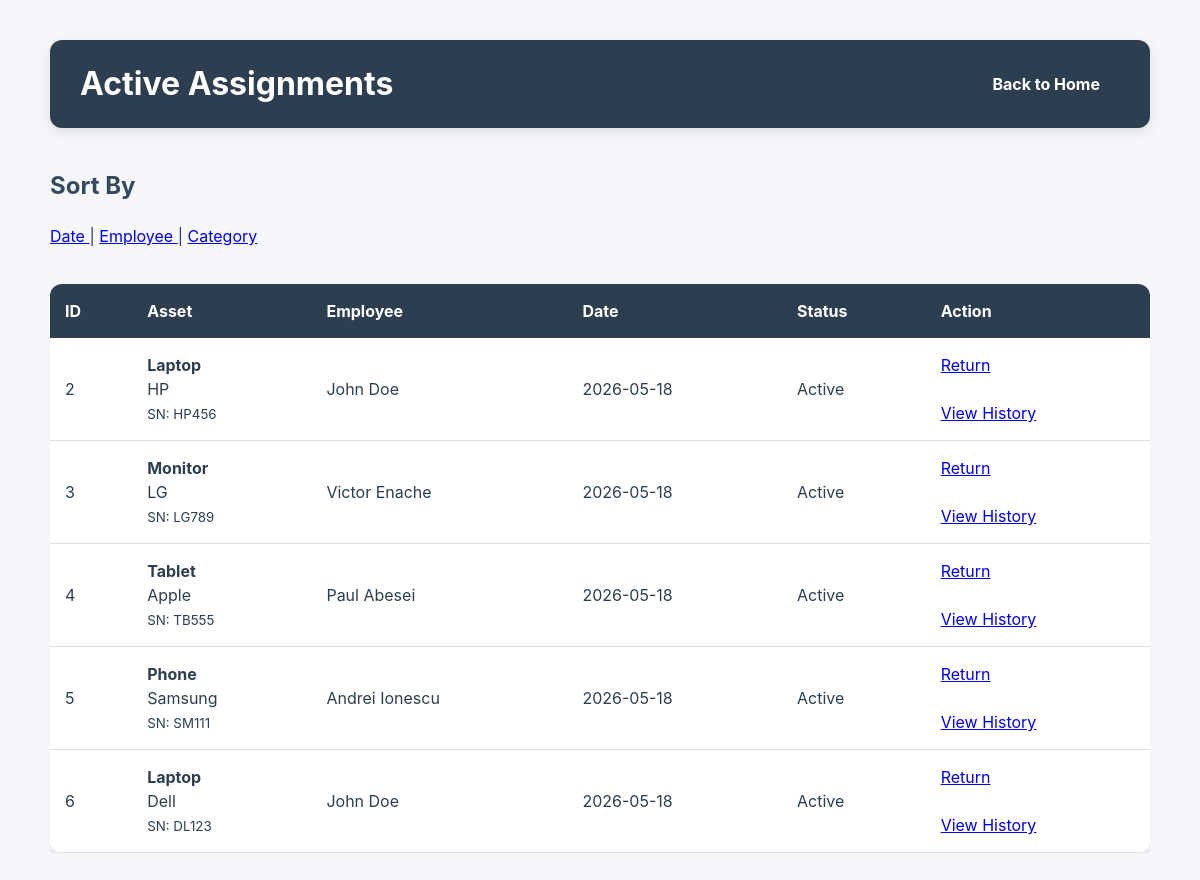
/assignments, run on an earlier commit of the app's database.
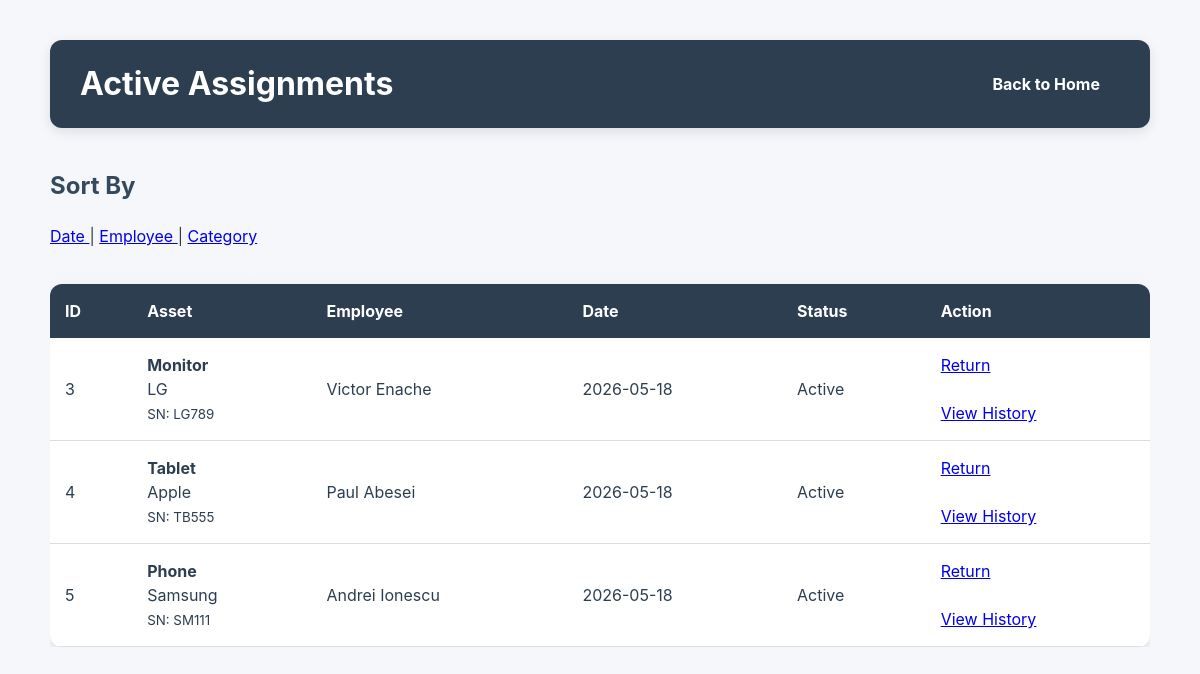
And on a later commit of the database.
### tables this page shows
CREATE TABLE assignments (
                id INTEGER PRIMARY KEY AUTOINCREMENT,
                asset_id INTEGER NOT NULL,
                employee_id INTEGER NOT NULL,
                assigned_date TEXT NOT NULL,
                returned_date TEXT,
                status TEXT NOT NULL DEFAULT 'Active',

                FOREIGN KEY (asset_id)
                    REFERENCES assets(id),

                FOREIGN KEY (employee_id)
                    REFERENCES employees(id)
            );

CREATE TABLE assets (
                id INTEGER PRIMARY KEY AUTOINCREMENT,
                category TEXT NOT NULL,
                brand TEXT NOT NULL,
                serial_number TEXT UNIQUE NOT NULL,
                status TEXT NOT NULL DEFAULT 'Available',
                purchase_date TEXT
            );

CREATE TABLE employees (
                id INTEGER PRIMARY KEY AUTOINCREMENT,
                first_name TEXT NOT NULL,
                last_name TEXT NOT NULL,
                department TEXT
            );

### routes/assignments.py (the view)
    @app.route("/assignments")
    def list_assignments() -> str:
        sort_by = request.args.get("sort", "date")
        data = get_active_assignments(sort_by)
        return render_template(
            "assignments/list.html",
            assignments=data
        )

### templates/assignments/list.html (shortened to what this page needs)
<!DOCTYPE html>
<html lang="en">
<head>
    <link rel="stylesheet"
          href="{{ url_for('static', filename='style.css') }}">
</head>
<body>
<div class="container">
    <div class="page-header">
        <h1>Active Assignments</h1>
        <a href="{{ url_for('home') }}"
           class="btn">
            Back to Home
        </a>
    </div>
    <h2>Sort By</h2>
    <p>
        <a href="{{ url_for('list_assignments', sort='date') }}">
            Date
        </a>
        |
        <a href="{{ url_for('list_assignments', sort='name') }}">
            Employee
        </a>
        |
        <a href="{{ url_for('list_assignments', sort='category') }}">
            Category
        </a>
    </p>
    {% if assignments %}
        <div class="table-wrapper">
            <table>
                <thead>
                    <tr>
                        <th>ID</th>
                        <th>Asset</th>
                        <th>Employee</th>
                        <th>Date</th>
                        <th>Status</th>
                        <th>Action</th>
                    </tr>
                </thead>
                <tbody>
                    {% for row in assignments %}
                    <tr>
                        <td>
                            {{ row["assignment_id"] }}
                        </td>
                        <td>
                            <strong>
                                {{ row["category"] }}
                            </strong>
                            <br>
                            {{ row["brand"] }}
                            <br>
                            <small>
                                SN:
                                {{ row["serial_number"] }}
                            </small>
                        </td>
                        <td>
                            {{ row["first_name"] }}
                            {{ row["last_name"] }}
                        </td>
                        <td>
                            {{ row["assigned_date"] }}
                        </td>
                        <td>
                            {{ row["status"] }}
                        </td>
                        <td>
                            <div class="action-links">
                                <a href="{{ url_for('return_asset_route', assignment_id=row['assignment_id']) }}"
                                   onclick="return confirm('Return this asset?')">
                                    Return
                                </a>
                                <br><br>
                                <a href="{{ url_for('asset_history', asset_id=row['asset_id']) }}">
                                    View History
                                </a>
                            </div>
                        </td>
                    </tr>
                    {% endfor %}
                </tbody>
            </table>
        </div>
    {% else %}
        <p>
            No active assignments found.
        </p>
    {% endif %}
</div>
</body>
</html>

### design/style.css (style rules this page uses)
:root { --color-primary: #2c3e50; --color-primary-light: #34495e; --color-background: #f4f6f9; --color-surface: #ffffff; --color-border: #dcdfe3; --color-success-bg: #d4edda; --color-success-text: #155724; --color-error-bg: #f8d7da; --color-error-text: #721c24; --color-warning-bg: #fff3cd; --color-warning-text: #856404; --shadow-sm: 0 2px 8px rgba(0, 0, 0, 0.08); --shadow-md: 0 4px 12px rgba(0, 0, 0, 0.10); --radius-sm: 8px; --radius-md: 12px; --transition-fast: 0.2s ease; }
* { box-sizing: border-box; }
body { font-family: Inter, -apple-system, BlinkMacSystemFont, "Segoe UI", sans-serif; line-height: 1.5; background-image: linear-gradient( rgba(244, 246, 249, 0.92), rgba(244, 246, 249, 0.92) ), url("https://images.unsplash.com/photo-1497366754035-f200968a6e72?q=80&w=1600&auto=format&fit=crop"); background-size: cover; background-position: center; background-attachment: fixed; margin: 0; padding: 40px; color: var(--color-primary); }
.container { max-width: 1100px; margin: auto; }
h1 { color: var(--color-primary); margin-bottom: 10px; }
h2 { color: var(--color-primary-light); margin-top: 40px; }
.btn, button { display: inline-block; background-color: var(--color-primary); color: white; padding: 12px 20px; border: none; border-radius: var(--radius-sm); text-decoration: none; font-weight: bold; cursor: pointer; transition: background-color var(--transition-fast), transform var(--transition-fast), box-shadow var(--transition-fast); }
.table-wrapper { overflow-x: auto; }
table { width: 100%; border-collapse: collapse; background: var(--color-surface); border-radius: var(--radius-md); overflow: hidden; box-shadow: var(--shadow-md); margin-top: 20px; }
table th { background-color: var(--color-primary); color: white; padding: 15px; text-align: left; }
table td { padding: 15px; border-bottom: 1px solid #ddd; }
.page-header { display: flex; justify-content: space-between; align-items: center; gap: 20px; margin-bottom: 30px; background-color: var(--color-primary); padding: 20px 30px; border-radius: var(--radius-md); box-shadow: var(--shadow-md); }
.page-header h1 { margin: 0; color: white; }

What changed in the data, as far as the page shows it:
removed assignments: assignment_id "2", category "Laptop", brand "HP", serial_number "HP456", first_name "John", last_name "Doe", assigned_date "2026-05-18", status "Active"
removed assignments: assignment_id "6", category "Laptop", brand "Dell", serial_number "DL123", first_name "John", last_name "Doe", assigned_date "2026-05-18", status "Active"
